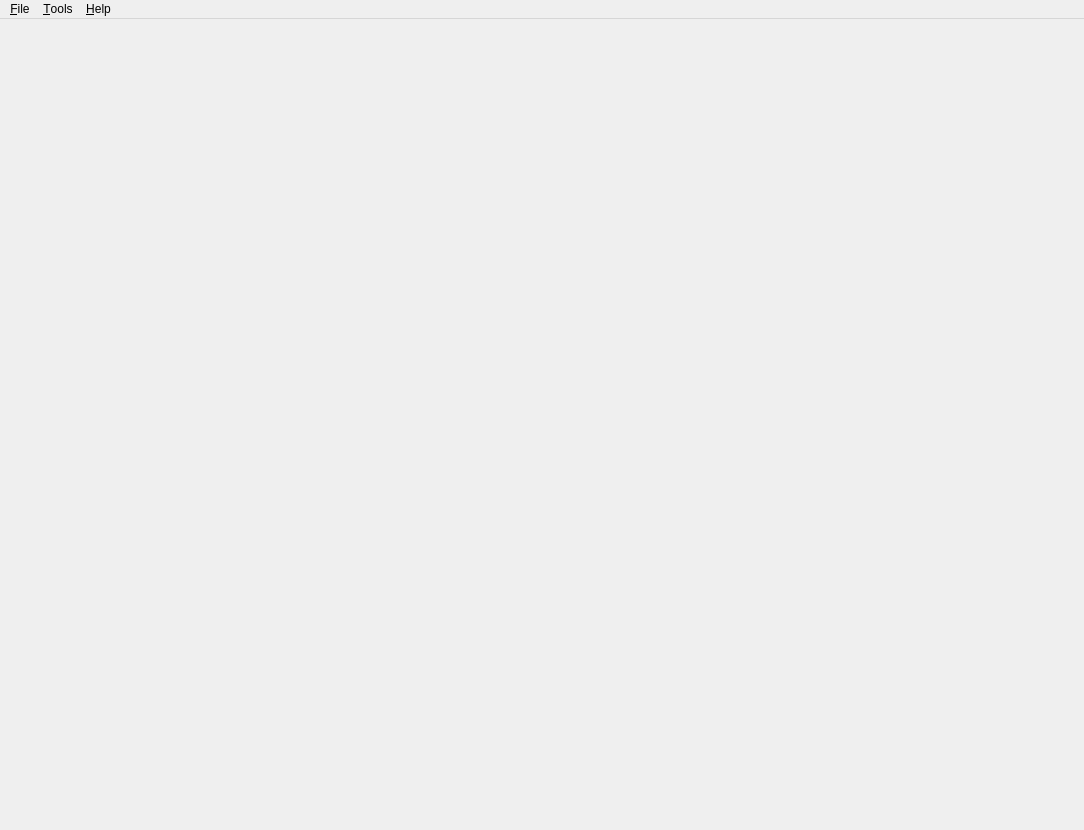
<?xml version="1.0" encoding="UTF-8"?>
<ui version="4.0">
 <class>MainWindow</class>
 <widget class="QMainWindow" name="MainWindow">
  <property name="geometry">
   <rect>
    <x>0</x>
    <y>0</y>
    <width>1084</width>
    <height>830</height>
   </rect>
  </property>
  <property name="sizePolicy">
   <sizepolicy hsizetype="Expanding" vsizetype="Expanding">
    <horstretch>0</horstretch>
    <verstretch>0</verstretch>
   </sizepolicy>
  </property>
  <property name="minimumSize">
   <size>
    <width>400</width>
    <height>0</height>
   </size>
  </property>
  <property name="windowTitle">
   <string>Anki</string>
  </property>
  <property name="windowIcon">
   <iconset resource="icons.qrc">
    <normaloff>:/icons/anki.png</normaloff>:/icons/anki.png</iconset>
  </property>
  <widget class="QWidget" name="centralwidget">
   <property name="sizePolicy">
    <sizepolicy hsizetype="Expanding" vsizetype="Expanding">
     <horstretch>1</horstretch>
     <verstretch>1</verstretch>
    </sizepolicy>
   </property>
   <property name="autoFillBackground">
    <bool>true</bool>
   </property>
  </widget>
  <widget class="QMenuBar" name="menubar">
   <property name="geometry">
    <rect>
     <x>0</x>
     <y>0</y>
     <width>1084</width>
     <height>27</height>
    </rect>
   </property>
   <widget class="QMenu" name="menuHelp">
    <property name="title">
     <string>&amp;Help</string>
    </property>
    <addaction name="actionDocumentation"/>
    <addaction name="separator"/>
    <addaction name="actionDonate"/>
    <addaction name="actionAbout"/>
   </widget>
   <widget class="QMenu" name="menuCol">
    <property name="title">
     <string>&amp;File</string>
    </property>
    <addaction name="actionSwitchProfile"/>
    <addaction name="separator"/>
    <addaction name="actionImport"/>
    <addaction name="actionExport"/>
    <addaction name="separator"/>
    <addaction name="actionExit"/>
   </widget>
   <widget class="QMenu" name="menuTools">
    <property name="title">
     <string>&amp;Tools</string>
    </property>
    <addaction name="actionStudyDeck"/>
    <addaction name="actionCreateFiltered"/>
    <addaction name="separator"/>
    <addaction name="actionFullDatabaseCheck"/>
    <addaction name="actionCheckMediaDatabase"/>
    <addaction name="actionEmptyCards"/>
    <addaction name="separator"/>
    <addaction name="actionAdd_ons"/>
    <addaction name="separator"/>
    <addaction name="actionNoteTypes"/>
    <addaction name="actionPreferences"/>
   </widget>
   <addaction name="menuCol"/>
   <addaction name="menuTools"/>
   <addaction name="menuHelp"/>
  </widget>
  <action name="actionExit">
   <property name="text">
    <string>E&amp;xit</string>
   </property>
   <property name="shortcut">
    <string>Ctrl+Q</string>
   </property>
  </action>
  <action name="actionPreferences">
   <property name="text">
    <string>&amp;Preferences...</string>
   </property>
   <property name="statusTip">
    <string>Configure interface language and options</string>
   </property>
   <property name="shortcut">
    <string>Ctrl+P</string>
   </property>
   <property name="menuRole">
    <enum>QAction::PreferencesRole</enum>
   </property>
  </action>
  <action name="actionAbout">
   <property name="text">
    <string>&amp;About...</string>
   </property>
   <property name="menuRole">
    <enum>QAction::AboutRole</enum>
   </property>
  </action>
  <action name="actionUndo">
   <property name="enabled">
    <bool>false</bool>
   </property>
   <property name="text">
    <string>&amp;Undo</string>
   </property>
   <property name="shortcut">
    <string>Ctrl+Z</string>
   </property>
  </action>
  <action name="actionCheckMediaDatabase">
   <property name="text">
    <string>Check &amp;Media...</string>
   </property>
   <property name="statusTip">
    <string>Check the files in the media directory</string>
   </property>
  </action>
  <action name="actionOpenPluginFolder">
   <property name="text">
    <string>&amp;Open Add-ons Folder...</string>
   </property>
  </action>
  <action name="actionDonate">
   <property name="text">
    <string>&amp;Support Anki...</string>
   </property>
  </action>
  <action name="actionDownloadSharedPlugin">
   <property name="text">
    <string>&amp;Browse and Install...</string>
   </property>
   <property name="statusTip">
    <string/>
   </property>
  </action>
  <action name="actionFullDatabaseCheck">
   <property name="text">
    <string>&amp;Check Database</string>
   </property>
  </action>
  <action name="actionDocumentation">
   <property name="text">
    <string>&amp;Guide...</string>
   </property>
   <property name="shortcut">
    <string>F1</string>
   </property>
  </action>
  <action name="actionSwitchProfile">
   <property name="text">
    <string>&amp;Switch Profile</string>
   </property>
   <property name="shortcut">
    <string>Ctrl+Shift+P</string>
   </property>
  </action>
  <action name="actionExport">
   <property name="text">
    <string>&amp;Export...</string>
   </property>
   <property name="shortcut">
    <string>Ctrl+E</string>
   </property>
  </action>
  <action name="actionImport">
   <property name="text">
    <string>&amp;Import...</string>
   </property>
   <property name="shortcut">
    <string>Ctrl+Shift+I</string>
   </property>
  </action>
  <action name="actionStudyDeck">
   <property name="text">
    <string>Study Deck...</string>
   </property>
   <property name="shortcut">
    <string>/</string>
   </property>
  </action>
  <action name="actionEmptyCards">
   <property name="text">
    <string>Empty Cards...</string>
   </property>
  </action>
  <action name="actionCreateFiltered">
   <property name="text">
    <string>Create Filtered Deck...</string>
   </property>
   <property name="shortcut">
    <string>F</string>
   </property>
  </action>
  <action name="actionNoteTypes">
   <property name="text">
    <string>Manage Note Types</string>
   </property>
   <property name="shortcut">
    <string>Ctrl+Shift+N</string>
   </property>
  </action>
  <action name="actionAdd_ons">
   <property name="text">
    <string>Add-ons</string>
   </property>
   <property name="shortcut">
    <string>Ctrl+Shift+A</string>
   </property>
  </action>
  <action name="actionFUCK">
   <property name="text">
    <string>FUCK</string>
   </property>
  </action>
 </widget>
 <resources>
  <include location="icons.qrc"/>
 </resources>
 <connections/>
</ui>
